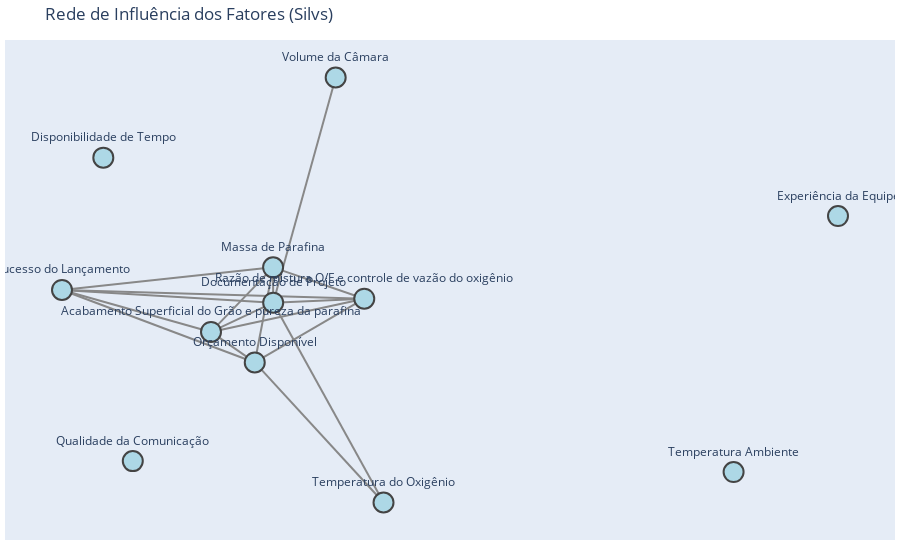

Notebook code for this chart:
### Code cell
def plot_influence_diagram(G, title="Rede Bayesiana"):
    # Use a spring layout to position the nodes
    pos = nx.spring_layout(G, seed=42)
    
    # Build trace for edges
    edge_x = []
    edge_y = []
    for u, v in G.edges():
        x0, y0 = pos[u]
        x1, y1 = pos[v]
        edge_x.extend([x0, x1, None])
        edge_y.extend([y0, y1, None])
    edge_trace = go.Scatter(
        x=edge_x, y=edge_y,
        line=dict(width=2, color='#888'),
        hoverinfo='none',
        mode='lines'
    )
    
    # Build trace for nodes with labels
    node_x = []
    node_y = []
    for node in G.nodes():
        x, y = pos[node]
        node_x.append(x)
        node_y.append(y)
    node_trace = go.Scatter(
        x=node_x, y=node_y,
        mode='markers+text',
        text=[node for node in G.nodes()],
        textposition="top center",
        marker=dict(color='lightblue', size=20, line_width=2),
        hoverinfo='text'
    )
    
    # Create figure layout
    fig = go.Figure(data=[edge_trace, node_trace],
                    layout=go.Layout(
                        title=title,
                        showlegend=False,
                        hovermode='closest',
                        margin=dict(b=20, l=5, r=5, t=40),
                        xaxis=dict(showgrid=False, zeroline=False, showticklabels=False),
                        yaxis=dict(showgrid=False, zeroline=False, showticklabels=False)
                    ))
    fig.show()


# Plote G
import plotly.graph_objects as go
plot_influence_diagram(G, title="Rede de Influência dos Fatores (Silvs)")

### Figure 1 — Plotly figure (JSON) as saved in the notebook; plotly's stock layout.template omitted (floating-point values rounded to 4 significant figures)
{"data": [{"hoverinfo": "none", "line": {"color": "#888", "width": 2}, "mode": "lines", "type": "scatter", "x": [-0.1128, 0.01034, null, -0.1128, 0.06664, null, -0.1128, 0.1046, null, -0.1128, -0.113, null, -0.1128, -0.2353, null, -0.1128, -0.5289, null, -0.1491, 0.06664, null, -0.1491, 0.1046, null, -0.1491, -0.113, null, -0.1491, -0.2353, null, -0.1491, -0.5289, null, 0.06664, -0.5289, null, -0.113, 0.06664, null, -0.113, -0.2353, null, -0.113, -0.5289, null, -0.2353, 0.06664, null, -0.2353, -0.5289, null], "y": [0.03435, 0.8978, null, 0.03435, 0.04969, null, 0.03435, -0.7317, null, 0.03435, 0.1699, null, 0.03435, -0.07763, null, 0.03435, 0.08319, null, -0.1946, 0.04969, null, -0.1946, -0.7317, null, -0.1946, 0.1699, null, -0.1946, -0.07763, null, -0.1946, 0.08319, null, 0.04969, 0.08319, null, 0.1699, 0.04969, null, 0.1699, -0.07763, null, 0.1699, 0.08319, null, -0.07763, 0.04969, null, -0.07763, 0.08319, null]}, {"hoverinfo": "text", "marker": {"color": "lightblue", "line": {"width": 2}, "size": 20}, "mode": "markers+text", "text": ["Documentação de Projeto", "Experiência da Equipe", "Qualidade da Comunicação", "Disponibilidade de Tempo", "Orçamento Disponível", "Volume da Câmara", "Razão de mistura O/F e controle de vazão do oxigênio", "Temperatura do Oxigênio", "Massa de Parafina", "Acabamento Superficial do Grão e pureza da parafina", "Temperatura Ambiente", "Sucesso do Lançamento"], "textposition": "top center", "type": "scatter", "x": [-0.1128, 1, -0.3894, -0.4475, -0.1491, 0.01034, 0.06664, 0.1046, -0.113, -0.2353, 0.7943, -0.5289], "y": [0.03435, 0.3665, -0.573, 0.5905, -0.1946, 0.8978, 0.04969, -0.7317, 0.1699, -0.07763, -0.615, 0.08319]}], "layout": {"hovermode": "closest", "margin": {"b": 20, "l": 5, "r": 5, "t": 40}, "showlegend": false, "title": {"text": "Rede de Influência dos Fatores (Silvs)"}, "xaxis": {"showgrid": false, "showticklabels": false, "zeroline": false}, "yaxis": {"showgrid": false, "showticklabels": false, "zeroline": false}}}
